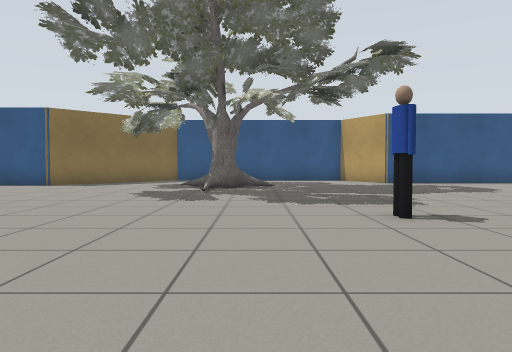
view 1 (above)

24 first-person views from a walk through a robot-simulator world made for Gazebo. The camera is 0.72 m above the floor, tilts 2° down and sees 70° across. The floor is counted in squares, 1 m on a side. Each view is taken from the middle of a square. On the plan, view 1 faces up. The plan holds only what a view shows up to about 11 squares ahead; the rest is blank. The place goes on beyond the plan. The robots in the file are not drawn. Gazebo's built-in surfaces are drawn with simple patterns. Some stock models are drawn as simple stand-ins.

view 2
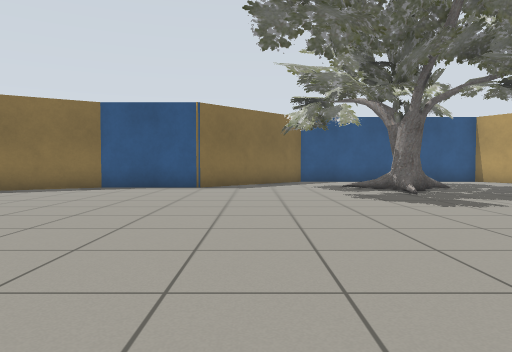

view 3
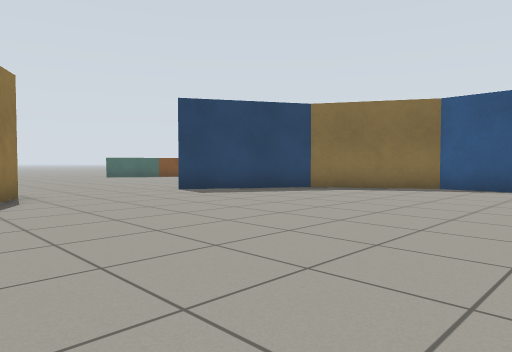

view 4
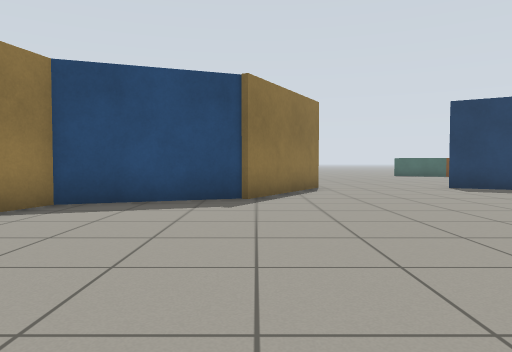

view 5
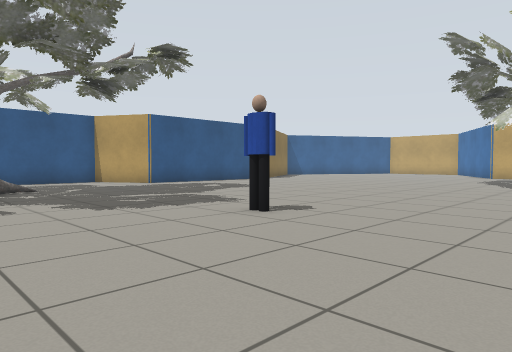

view 6
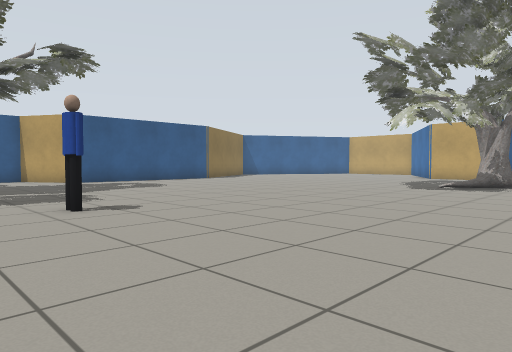

view 7
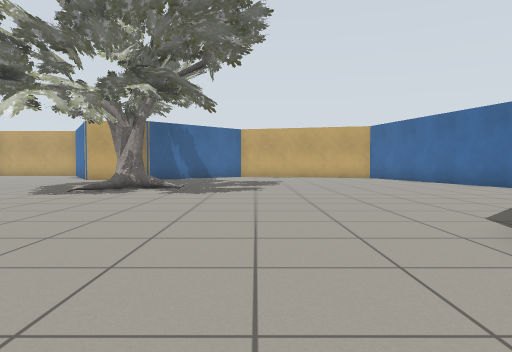

view 8
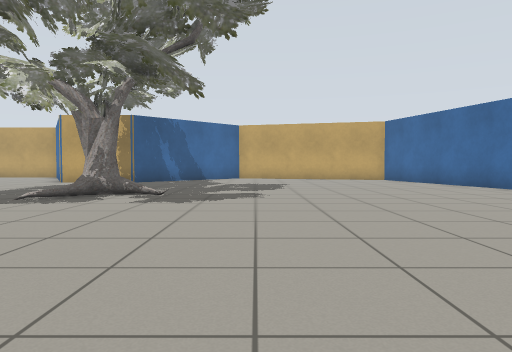

view 9
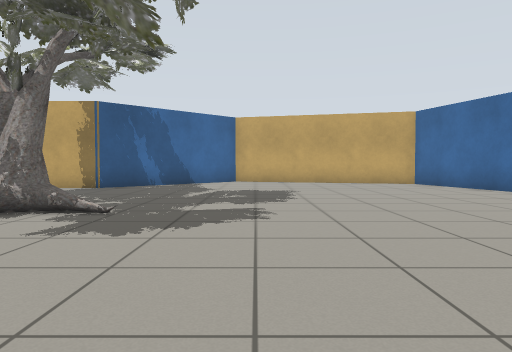

view 10
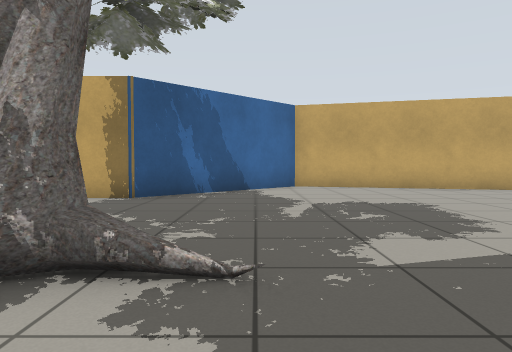

view 11
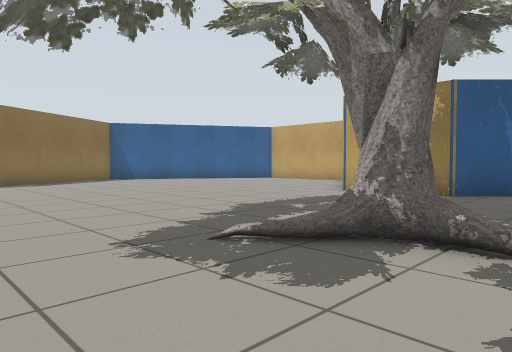

view 12
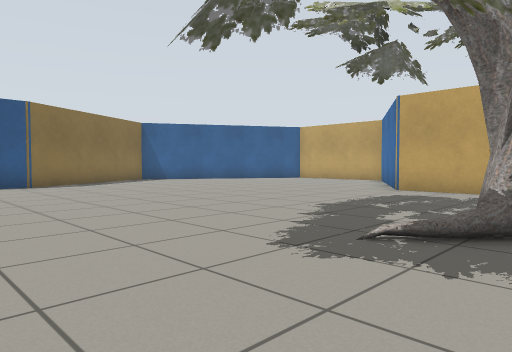

view 13
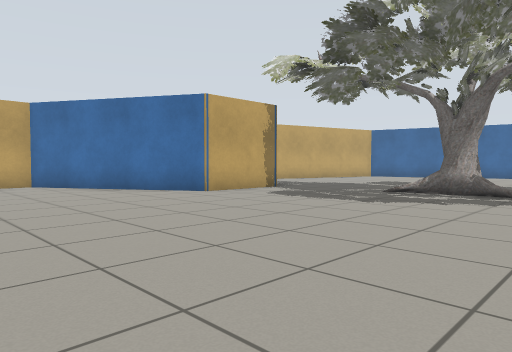

view 14
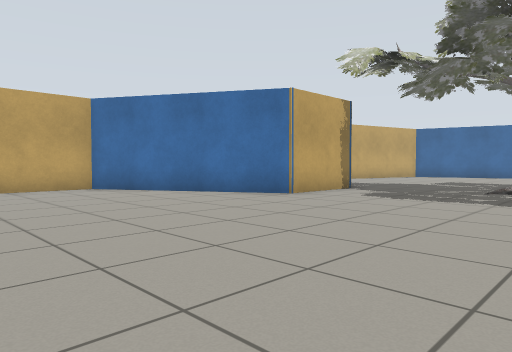

view 15
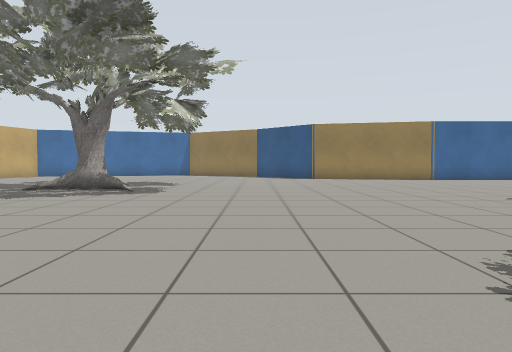

view 16
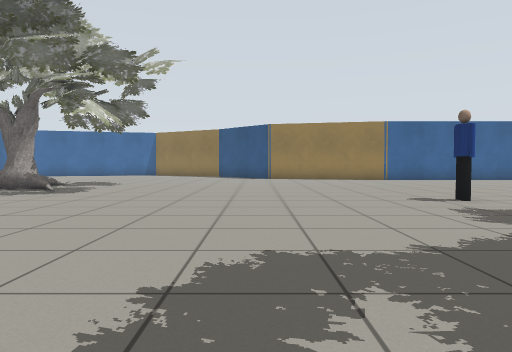

view 17
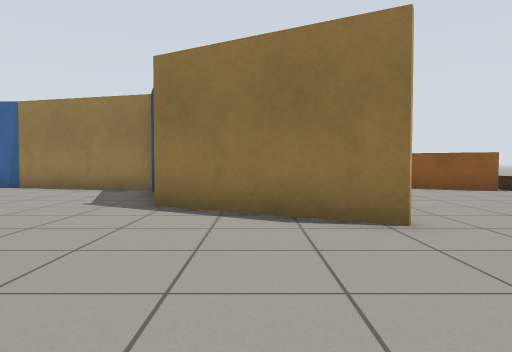

view 18
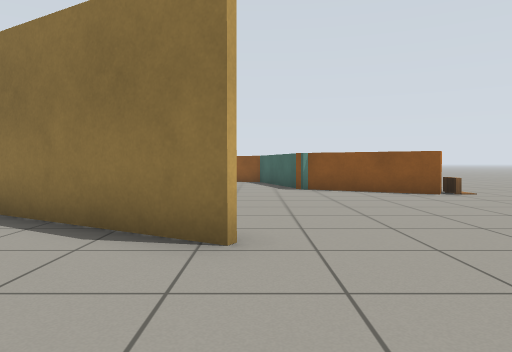

view 19
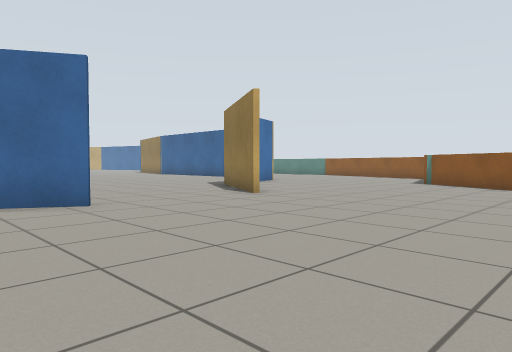

view 20
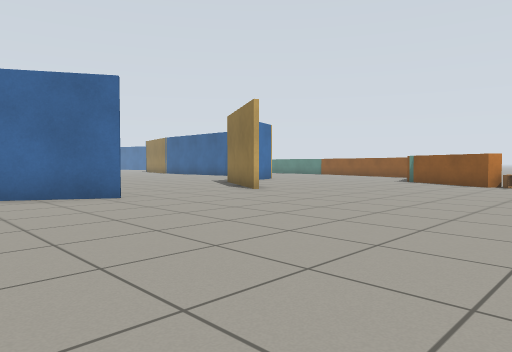

view 21
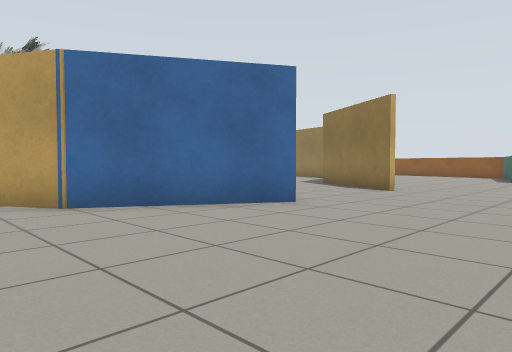

view 22
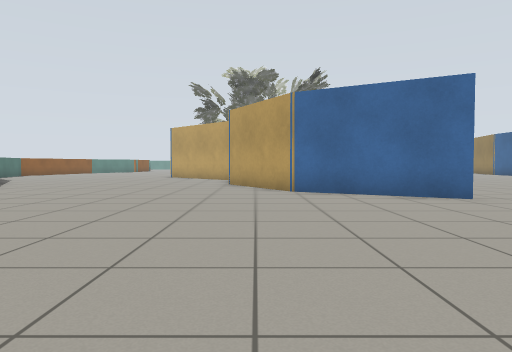

view 23
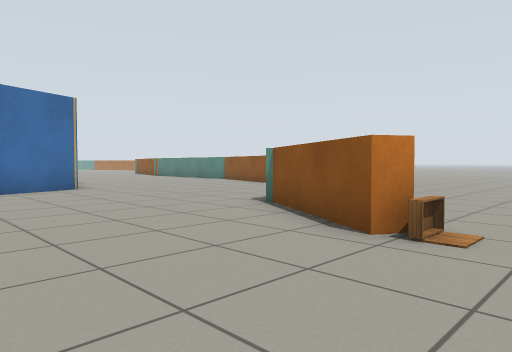

view 24
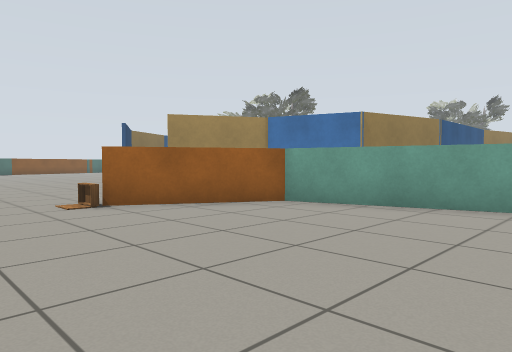

### Floor plan
Key: @ floor where view 1 was taken; # wall or solid block; . floor; = window, fence, low wall or low ledge; T oak tree; P person; O other object.
Columns run from 22 left of view 1 to 23 right of it. Each row starts with its distance up from view 1.
 12  ...........#####.T..  ...  . . ......
 11 ..........###.....TTTTT....................
 10 .........##..........T.......................#
  9 .........#...................................#
  8 ........##..................................##
  7 ........#.................................###
  6  .......................................###
  5  .......................P...............#
  4  ...............................T.......#
  3  .......#......................TT.......#
  2  .......##......... ............TTTTT...##
  1  ........##........ .............TT......##
  0  .........##......    @...................##
 -1  ..........#.....     .....................#
 -2  ..........##...        ...................#
 -3  .O==.......####.        ..................#
 -4 ....=#.......  ##          ................#
 -5 .....==.....                 .............##
 -6 ......= ...                   ............#
 -7 ......=                        .......... #
 -8 ......=                          .....###
 -9 ......                            .####
-10    ...
-11    ...
-12    ..

Where each view was taken, in squares from view 1:
view 1: 0 up, 0 right, facing up
view 2: 1 up, 5 left, facing up
view 3: 1 up, 6 left, facing up-left
view 4: 1 up, 4 left, facing left
view 5: 1 up, 2 left, facing up-right
view 6: 1 down, 0 right, facing up-right
view 7: 2 down, 2 right, facing right
view 8: 2 down, 4 right, facing right
view 9: 2 down, 7 right, facing right
view 10: 0 up, 10 right, facing right
view 11: 0 up, 9 right, facing up-right
view 12: 1 up, 8 right, facing up-right
view 13: 11 up, 10 right, facing down-right
view 14: 12 up, 12 right, facing down-right
view 15: 12 up, 8 right, facing down
view 16: 12 up, 6 right, facing down
view 17: 7 up, 13 left, facing down
view 18: 6 up, 15 left, facing down
view 19: 9 up, 21 left, facing down-right
view 20: 10 up, 22 left, facing down-right
view 21: 12 up, 19 left, facing down-right
view 22: 11 up, 22 left, facing right
view 23: 1 up, 21 left, facing down-right
view 24: 9 down, 22 left, facing up-right
